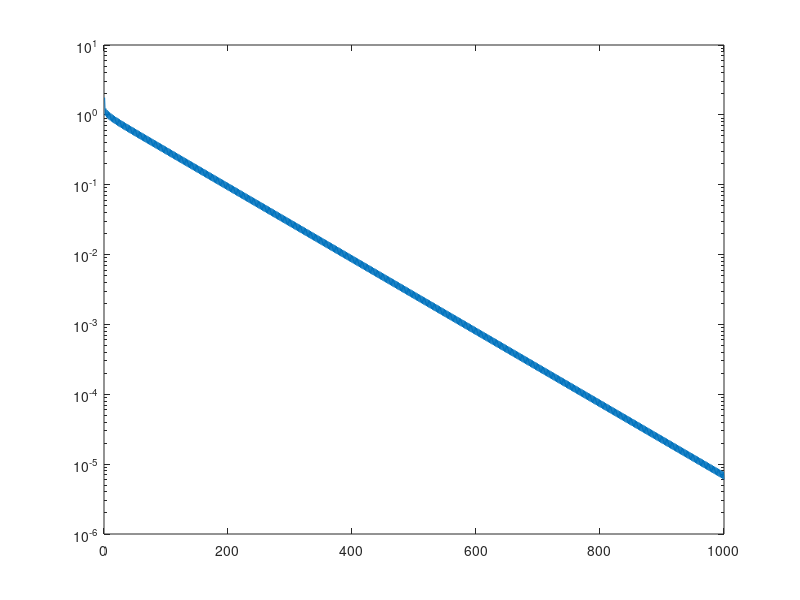

Write MATLAB code to recreate this figure.
clc;
clear;

n = 20;
N = n^2;
var = 6;
A = gallery('poisson', n);
f = rand(N, 1);

x = zeros(N, 1);

A
f = f;

r = A*x - f;
eps = 1.e-6;
normf = norm(f);
err = norm(r)/normf;
k = 0;
K_max = 1000;

while(err > eps && k < K_max)
    Ar = A*r;
    tau = (r.'*r)/(Ar.'*r);
    x = x - tau*r;
    r = A*x - f;
    err = norm(r)/normf;
    k = k + 1;
    Err(k) = err;
end

semilogy(1:k, Err)
k
A\f - x